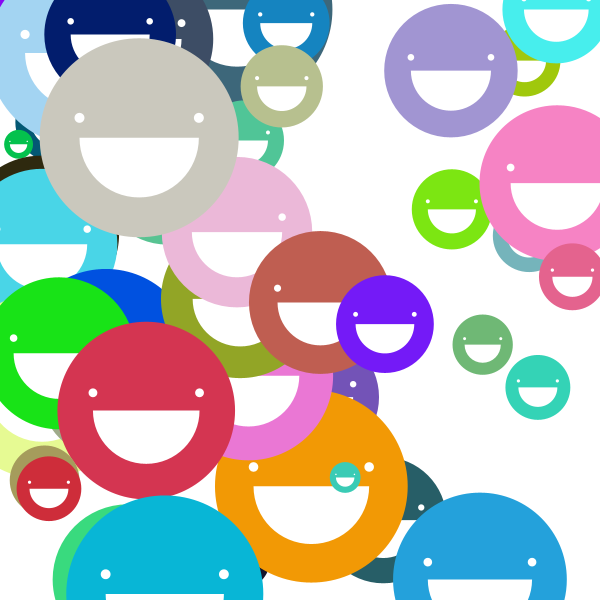
Frame 1 (no input)
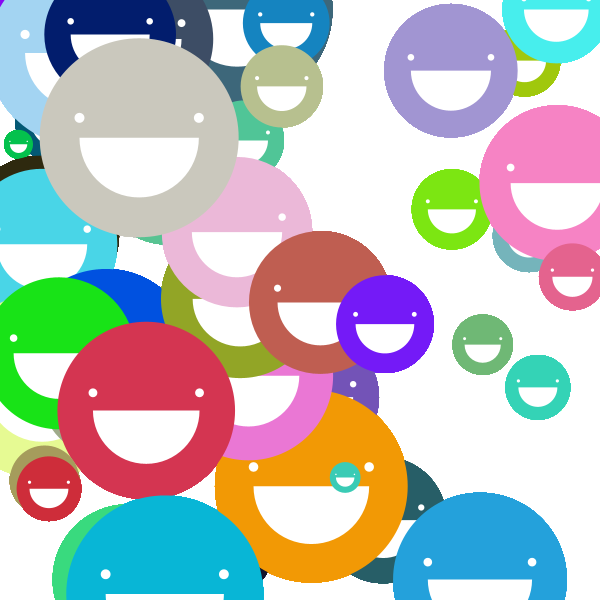
Frame 60 (the mouse pressed at the canvas centre just before this capture)
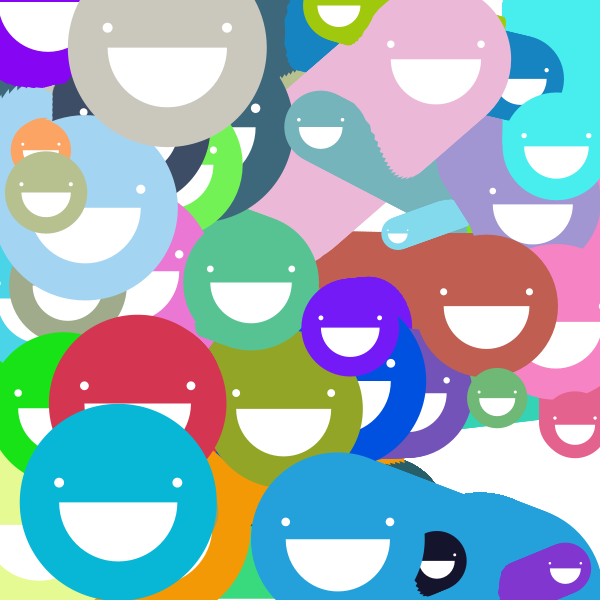
Frame 120 (the mouse held since frame 60 and released just before this capture)

The Processing sketch that drew these frames (run headless with seeded random() and noise(); from frame 60 on, the mouse is pressed at the canvas centre):

// Processing sketch: classFaces
// ── classFaces.pde
int faces = 50;
Face f[] = new Face[faces];

void setup() {
  size(600, 600);
  background(255);

  for (int i=0; i<f.length; i++) {
    f[i] = new Face(random(20, 200), random(width), random(height));
  }
}
void draw() {
  // draw five faces here using a loop and arrays
  for (int i=0; i<f.length; i++) {
    f[i].drawFace();
  }

  if (mousePressed) {
    for (int i=0; i<f.length; i++) {
      f[i].bounce();
      f[i].move();
    }
  }
}
// ── Face.pde
class Face {
  //variables
  float x; 
  float y; 
  float size; 
  color c;
  float stepsX;
  float stepsY;

  //constructor

  Face(float s, float tempX, float tempY) {
    x = tempX;
    y= tempY;
    size = s;
    c = color(random(255), random(255), random(255));
    stepsX = random(-5, 5);
    stepsY = random(-3, 3);
  }

  //methods-functions

  void drawFace() {
    noStroke();
    fill(c);  
    ellipse(x, y, size, size);
    fill(255);
    ellipse(x-size*0.3, y-size*0.1, size*0.05, size*0.05);
    ellipse(x+size*0.3, y-size*0.1, size*0.05, size*0.05);
    arc(x, y, size*0.6, size*0.6, 0, PI);
  }

  void move() {
    x = x+stepsX;
    y = y+stepsY;
  }

  void bounce() {
    if (x > (width-size/2) || x<(0+ size/2)) {
      stepsX = -stepsX;
    }
    if (y > height || y <0) {
      stepsY = -stepsY;
    }
  }
}
